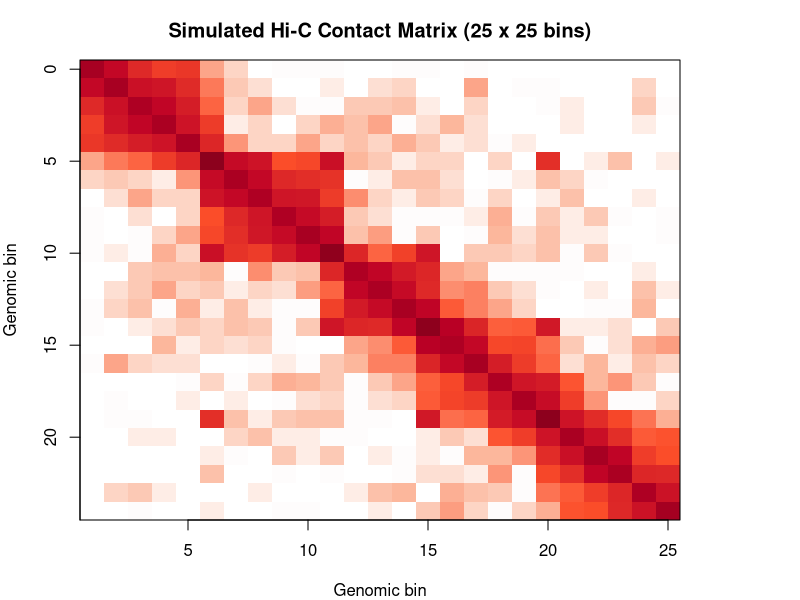

Write the R code that produced this figure.
## Simulate Hi-C data to create a mock Hi-C interaction frequency matrix for Figure 1a. This isn't
## used in any analyses and solely serves as cartoon illustrating Hi-C data

## Define functions --------------------------------------------------------------------------------

# function to simulate a Hi-C interaction matrix with a specific number of bins
simulate_hic <- function(n = 50, seed = 42) {
  
  stopifnot(is.finite(n), n >= 5)   # need a few bins for TADs to make sense
  
  if (!is.null(seed)) set.seed(seed)
  mat <- matrix(0, n, n)
  
  # simulate sistance-dependent decay so that contact frequency falls off as a power law
  for (i in 1:n) {
    for (j in 1:n) {
      d <- abs(i - j)
      mat[i, j] <- 1 / (d + 1)^0.9
    }
  }
  
  # simulate TADs
  n_tads     <- 5
  tad_bounds <- unique(round(seq(1, n, length.out = n_tads + 1)))
  for (k in 1:(length(tad_bounds) - 1)) {
    s <- tad_bounds[k]
    e <- tad_bounds[k + 1]
    mat[s:e, s:e] <- mat[s:e, s:e] * 2.2
  }
  
  # A/B compartments (large-scale plaid pattern)
  comp_width  <- max(1, round(n / 4))
  compartment <- ifelse((1:n %/% comp_width) %% 2 == 0, 1, -1)
  comp_boost  <- outer(compartment, compartment, "*")
  mat <- mat * (1 + 0.25 * comp_boost)
  
  # chromatin loops (bright foci off the diagonal)
  corners <- tad_bounds[-c(1, length(tad_bounds))]
  loops   <- list()
  if (length(corners) >= 2) {
    for (k in 1:(length(corners) - 1)) {
      loops[[length(loops) + 1]] <- c(corners[k], corners[k + 1])
    }
    loops[[length(loops) + 1]] <- c(corners[1], corners[length(corners)])
  }
  for (lp in loops) {
    i <- lp[1]; j <- lp[2]
    if (i != j) {
      mat[i, j] <- mat[i, j] + 0.8
      mat[j, i] <- mat[j, i] + 0.8
    }
  }
  
  # poisson-like noise and enforce symmetry
  counts <- matrix(rpois(n * n, lambda = mat * 50), n, n)
  counts[lower.tri(counts)] <- t(counts)[lower.tri(counts)]
  
  # log-transform for visualization
  logmat <- log1p(counts)
  
  return(logmat)
  
}

# function to plot a Hi-C matrix
plot_hic_matrix <- function(hic, hic_colors, output_file) {
  
  # get number of bins
  n <- nrow(hic)
  
  # print Hi-C matrix to file (.pdf)
  pdf(output_file, width = 8, height = 7.5)
  par(mar = c(4, 4, 3, 6))
  image(1:n, 1:n, hic[, n:1], col = hic_colors,
        xlab = "Genomic bin", ylab = "Genomic bin",
        main = sprintf("Simulated Hi-C Contact Matrix (%d x %d bins)", n, n),
        axes = FALSE, useRaster = FALSE)
  axis(1)
  tick_step <- max(1, round(n / 5)); ticks <- seq(0, n, by = tick_step)
  axis(2, at = ticks, labels = rev(ticks)); box()
  dev.off()

}

## Create mock Hi-C matrix -------------------------------------------------------------------------

# Hi-C matrix with 25 genomic bins
hic25 <- simulate_hic(n = 25)

# color gradient for plotting matrix
hic_colors25 <- colorRampPalette(c(rep("white", 6), "#FCBBA1", "#FC4E2A", "#BD0026", "#8c011d"),
                                 bias = 2.2)(256)

# make plot and save to pdf file
plot_hic_matrix(hic25, hic_colors25, "other_analyses/cartoons_fig1a/fig1a_hic_25bins.pdf")
